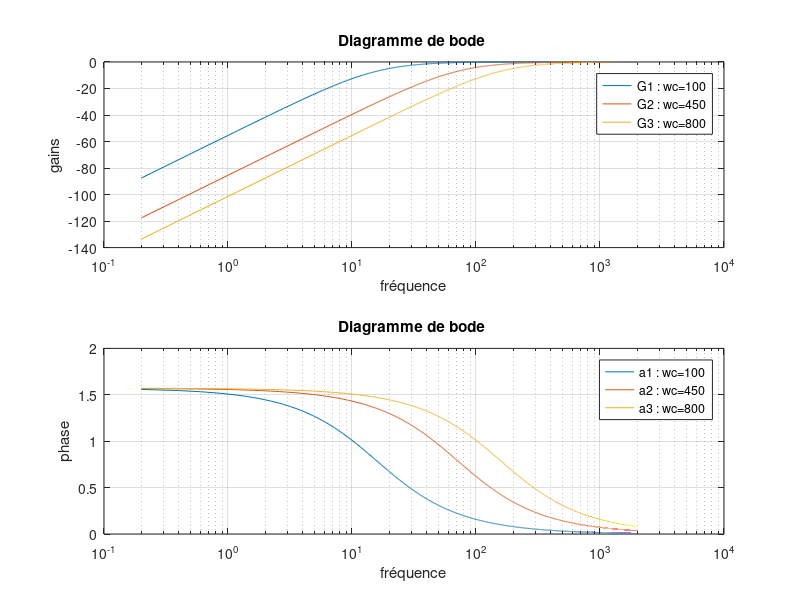

MATLAB code to generate this figure: (Note: this script raises an error after producing the figure.)
clear all 
close all 
clc





%%question2

Te=0.0005;
fe=1/Te;
t=0:Te:5-Te; 


x=sin(2*pi*500*t)+sin(2*pi*400*t)+sin(2*pi*50*t);

N=length(t);%nombre d'echantillons egal à la longeur du t

f = (-N/2:N/2-1)*(fe/N); % le pas de discrétisation est fe/N 

y=fft(x);
%la fuite spectrale t=0:Te:5-Te; 

%%subplot(211)
%plot(t,x)
title("signal d'entrée x(t)")
grid on
%%subplot(212)
%plot(f,fftshift(abs(y)));
title("le sectre d'amplitude du signal d'entrée x")
grid on

%
%%question 1
f2=(0:N-1)*fe/N;
k=1;
w=2*pi*f2;
wc=50;
H=(k*1i*w/wc)./(1+1i*w/wc);
%semilogx(f2,abs(H));
grid on
title("module transmittance complexe du filtre passe haut ")
%
wc1= 100;
wc2 =450;
wc3 =1000;

H1=(k*1i*w/wc1)./(1+1i*w/wc1);
H2=(k*1i*w/wc2)./(1+1i*w/wc2);
H3=(k*1i*w/wc3)./(1+1i*w/wc3);

%le gain pour differente fréquence de coupure

G = 20*log(abs(H));
G1 = 20*log(abs(H1));
G2 = 20*log(abs(H2));
G3 = 20*log(abs(H3));

a1= angle(H1);
a2= angle(H2);
a3= angle(H3);

subplot(211)
semilogx(f2,G1,f2,G2,f2,G3);
grid on
title("Diagramme de bode ")
ylabel("gains")
xlabel("fréquence")
legend("G1 : wc=100","G2 : wc=450","G3 : wc=800")


subplot(212)
semilogx(f2,a1,f2,a2,f2,a3);
grid on
title("Diagramme de bode ")
ylabel("phase")
xlabel("fréquence")
legend("a1 : wc=100","a2 : wc=450","a3 : wc=800")


%% question3

%concption du filtre
x_filtre1 = H1.*y; %on multiple le filtre par le signal
x_filtre2 = H2.*y;
x_filtre3 = H3.*y;

x1 = ifft(x_filtre1,"symmetric");% on applique la transformée de fourier inverse
% pour visualiser le signal filtré dans le domaine temporel
x2 = ifft(x_filtre2,"symmetric");
x3 = ifft(x_filtre3,"symmetric");

subplot(411)
plot(t,x);
grid on
ylabel("temps")
xlabel("amplitude")
xlim([0.5 1]);
title("x : le signal x avant filtrage")


subplot(412)
plot(t,x1);
grid on
ylabel("temps")
xlabel("amplitude")
xlim([0.5 1]);
title("signal x après le filtrage avec une fréquence de coupure wc=100")


subplot(413)
plot(t,x2);
grid on
ylabel("temps")
xlabel("amplitude")
xlim([0.5 1]);
title("signal x après le filtrage avec une fréquence de coupure wc=450")


subplot(414)
plot(t,x3);
grid on
ylabel("temps")
xlabel("amplitude")
xlim([0.5 1]);
title("signal x après le filtrage avec une fréquence de coupure wc=1000")














